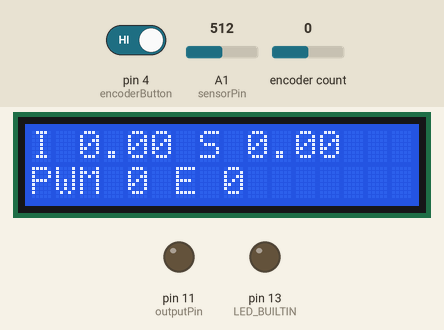
The program below on a simulated Arduino Uno, built with avr-gcc and run on an emulated ATmega328P. Shown: 16×2 character LCD, output pins drawn as LEDs (lit = HIGH). The test bench sets the inputs (shaded band); at power-on: A1 (sensorPin) = 512, pin 4 (encoderButton) HIGH, encoder count 0. What the program prints to the serial monitor is not drawn.

Above: at 1.2 s.
1.3 s: A1 (sensorPin) set to 716
At 2.4 s:
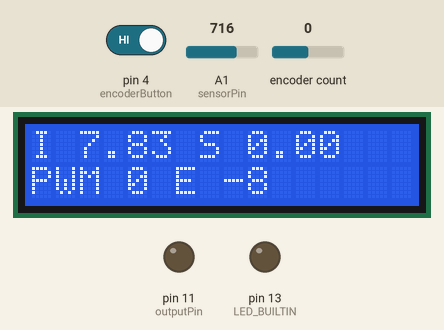
2.8 s: pin 4 (encoderButton) driven LOW
At 5.6 s:
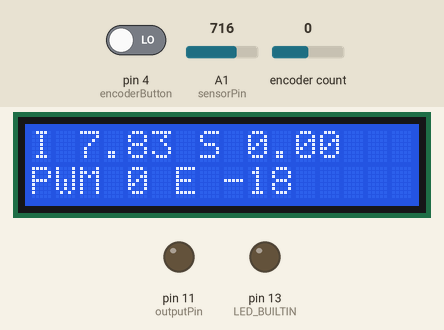
5.8 s: pin 4 (encoderButton) driven HIGH
At 7.0 s:
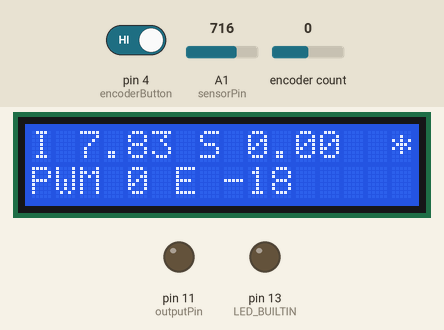
7.3 s: encoder count set to 1
At 7.7 s:
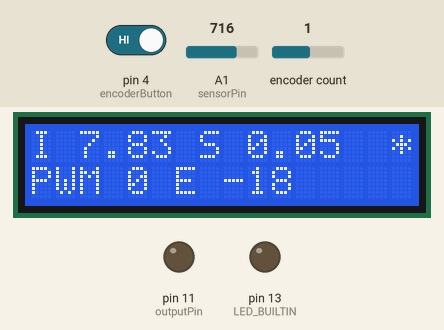
8.8 s: A1 (sensorPin) set to 900
At 9.2 s:
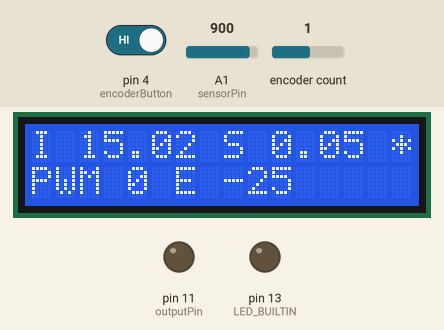
10.3 s: encoder count set to 2
At 10.7 s:
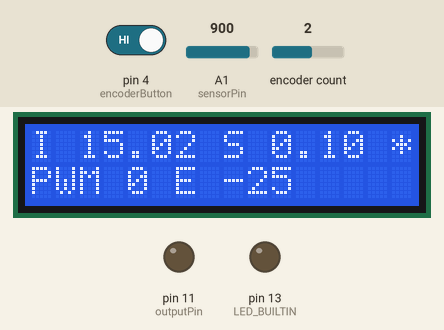
Timing chart, 0 to 12.8 s (numbered marks = the images above; inputs shaded):
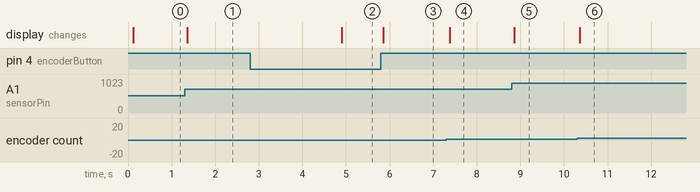

Measured:
- after the input at 1.3 s, the display: changes after 0.06 s (image 1)
- after the input at 2.8 s, the display: changes after 2.1 s (image 2)
- after the input at 5.8 s, the display: changes after 0.06 s (image 3)
- after the input at 7.3 s, the display: changes after 0.08 s (image 4)
- after the input at 8.8 s, the display: changes after 0.06 s (image 5)
- after the input at 10.3 s, the display: changes after 0.07 s (image 6)

The program:

main.cpp
```cpp
#include <Arduino.h>
// #include <PWM.h>
#include <Wire.h>
#include <LiquidCrystal_I2C.h>
#include <Encoder.h>
#include <PID_v1.h>

LiquidCrystal_I2C lcd(0x27,16,2);

#define encoderA 2
#define encoderB 3
#define encoderButton 4

Encoder myEncoder(encoderA, encoderB);

byte encoderPassos = 4;
bool edit_mode = false;
float modes[] = {0.01,0.05, 0.10, 1.00};

float corrente = 0.00;
int value, oldValue;

// int32_t frequency = 10000; //frequency (in Hz)

float Vzero = 2.42;//2.56
float K = 0.01;//
float B = 0.12;//0.11
float Vbase = 4.80;//4.88
float Vin = 0;
float I = 0;

int sensorPin = A1;
int outputPin = 11;

int leituras = 50;

double Setpoint = 0;
double Kp = 4;
double Ki = 6.8;
double Kd = 0.001;

double Input, Output;
PID myPID(&Input, &Output, &Setpoint, Kp, Ki, Kd, DIRECT);

class Botao {
  private:
    byte pino;
    bool estadoAnterior;
    unsigned long tempoAnterior;

  public:
    Botao(byte pino) {
      this->pino = pino;
      pinMode(pino, INPUT_PULLUP);
      estadoAnterior = false;
      tempoAnterior = 0;
    }

 void press( void (*press)(), void (*longPress)() ) {
    bool estadoBotao = !digitalRead(pino);
    unsigned long tempoAtual = millis();

    if (estadoBotao && !estadoAnterior && (tempoAtual - tempoAnterior) > 25) {
      tempoAnterior = tempoAtual;
      //Serial.println("Down");
      //press();
    }
    else if (!estadoBotao && estadoAnterior && (tempoAtual - tempoAnterior) > 25) {
      tempoAnterior = tempoAtual;
      //Serial.println("Up");
      press();
    }
    else if (estadoBotao ) {
      if(tempoAtual - tempoAnterior > 2000){
        tempoAnterior = tempoAtual;
        //Serial.println("5sec");
        longPress();
        return;
      }
    }
    estadoAnterior = estadoBotao;
  }
};
Botao Ok(encoderButton);

void setValor() {
  Setpoint = corrente;
  edit_mode = false;
}

void rst(){
  Setpoint = -10;
}

void toggle_edit_mode(){
  edit_mode = !edit_mode;
}

/*
void pid_controller(){

  float soma = 0;
  float media = 0;

  for(int x = 0; x < leituras; x ++){
    Vin = analogRead(hall_pin);
    Vin = (Vin * Vbase) / 1023;
    I = (Vin - Vzero)/(K*B);
    if(I<0)I=0;
    I = I * 0.01;
    soma = soma + I;
  }

  media = soma/leituras;
  error = setpoint - media;
  integral = integral + error;

  if (integral > output_max / ki) integral = output_max / ki;// Limitação da integral do erro
  else if (integral < output_min / ki) integral = output_min / ki;

  derivative = error - last_error;// Cálculo da derivada do erro
  output = kp * error + ki * integral + kd * derivative;// Cálculo da saída do controlador

  if (output > output_max) output = output_max;// Limitação da saída do controlador
  else if (output < output_min) output = output_min;

  pwmWrite(pinPWM, output);
  // analogWrite(pinPWM, output);
  // setDuty_pin11( output );
  last_error = error;

  if(edit_mode){

    Ok.press(setValor, rst);
    lcd.setCursor(15, 0);
    lcd.print("*");

    value = myEncoder.read();
    if(oldValue != value){
      oldValue = value;
      value < 0 ? value = 0 : NULL;
      corrente = ((value/encoderPassos) * modes[1] );
      delay(5);
    }

  }
  else{

    Ok.press(toggle_edit_mode, rst);
    lcd.setCursor(15, 0);
    lcd.print(" ");

  }

  if(millis() - delayMillis >= DELAYPRINT){
    delayMillis = millis();
    //lcd.clear();
    lcd.setCursor(0, 0);
    lcd.print("I ");lcd.print(media);lcd.print(" ");
    //lcd.setCursor(0, 0);
    lcd.print("S ");lcd.print(corrente);lcd.print(" ");
    lcd.setCursor(0, 1);
    lcd.print("PWM ");lcd.print(output,0);lcd.print(" ");
    lcd.print("E ");lcd.print(error);lcd.print(" ");
  }

}
*/

void getSerial(){
  if (Serial.available() > 0) { // Verifica se há dados disponíveis no monitor serial
    String input = Serial.readStringUntil('\n'); // Lê a string enviada pelo monitor serial
    input.trim(); // Remove espaços em branco do início e do fim da string
    int index = input.indexOf("=");
    if (input.startsWith("kp")) {
      Kp = input.substring(index + 1).toFloat();
    }
    else if (input.startsWith("ki")) {
      Ki = input.substring(index + 1).toFloat();
    }
    else if(input.startsWith("kd")){
      Kd = input.substring(index + 1).toFloat();
    }
    else if(input.startsWith("set")){
      Setpoint = input.substring(index + 1).toFloat();
    }
    else if(input.startsWith("out")){
      Output = input.substring(index + 1).toInt();
    }
    myPID.SetTunings(Kp,Ki,Kd);
  }//end if serial available
}

void get_encoder(){
  if(edit_mode){

    Ok.press(setValor, rst);
    lcd.setCursor(15, 0);
    lcd.print("*");

    value = myEncoder.read();
    if(oldValue != value){
      oldValue = value;
      value < 0 ? value = 0 : NULL;
      corrente = ((value/encoderPassos) * modes[1] );
      //delay(5);
    }

  }
  else{

    Ok.press(toggle_edit_mode, rst);
    lcd.setCursor(15, 0);
    lcd.print(" ");

  }
}

void lcd_print(){
  lcd.setCursor(0, 0);
  lcd.print("I ");lcd.print( Input );lcd.print(" ");
  lcd.print("S ");lcd.print( corrente );lcd.print(" ");
  lcd.setCursor(0, 1);
  lcd.print("PWM ");lcd.print (Output,0 );lcd.print(" ");
  lcd.print("E ");lcd.print( Setpoint - Input, 0 );lcd.print(" ");
}

void setup() {
  lcd.begin();
  lcd.backlight();
  lcd.setCursor(0,0);
  lcd.print("Hello, world!");
  pinMode(encoderButton, INPUT_PULLUP);

  // InitTimersSafe();
  // bool success = SetPinFrequencySafe(pinPWM, frequency);
  // if(!success)while(1){}

  Serial.begin(115200);
  pinMode(sensorPin, INPUT);
  pinMode(LED_BUILTIN, OUTPUT);
  pinMode(outputPin, OUTPUT);

  Vin = analogRead(sensorPin);
  lcd.clear();

  myPID.SetMode(AUTOMATIC);
  myPID.SetOutputLimits(0, 255);

}

void loop() {

  float soma = 0;
  for(int x = 0; x < leituras; x ++){
    Vin = analogRead(sensorPin);
    Vin = (Vin * Vbase) / 1023;
    I = (Vin - Vzero)/(K*B);
    if(I<0)I=0;
    I = I * 0.01;
    soma = soma + I;
  }

  Input = soma/leituras;
  if(Input < 0.1 and Setpoint > 0 and Output > 100) Setpoint = -10;
  myPID.Compute();
  analogWrite(outputPin, int(Output));

  Serial.print("kP= ");
  Serial.print(Kp);
  Serial.print(" - Ki= ");
  Serial.print(Ki);
  Serial.print(" - Kd= ");
  Serial.print(Kd);
  Serial.print(" - set= ");
  Serial.print(Setpoint);
  Serial.print(" Input: ");
  Serial.print(Input);
  Serial.print(" Err: ");
  Serial.print( Setpoint - Input );
  Serial.print(" - Output: ");
  Serial.println(int(Output));


  // float Vin2 = (analogRead(A2) * Vbase) / 1023;
  // float I2 = (Vin2 - Vzero)/(K*B);
  // if(I<0) I2 = 0;
  // I2 = I2 * 0.01;
  // Serial.println(I2);

  delay(1);
  //getSerial();
  lcd_print();
  get_encoder();

}//end loop
```
